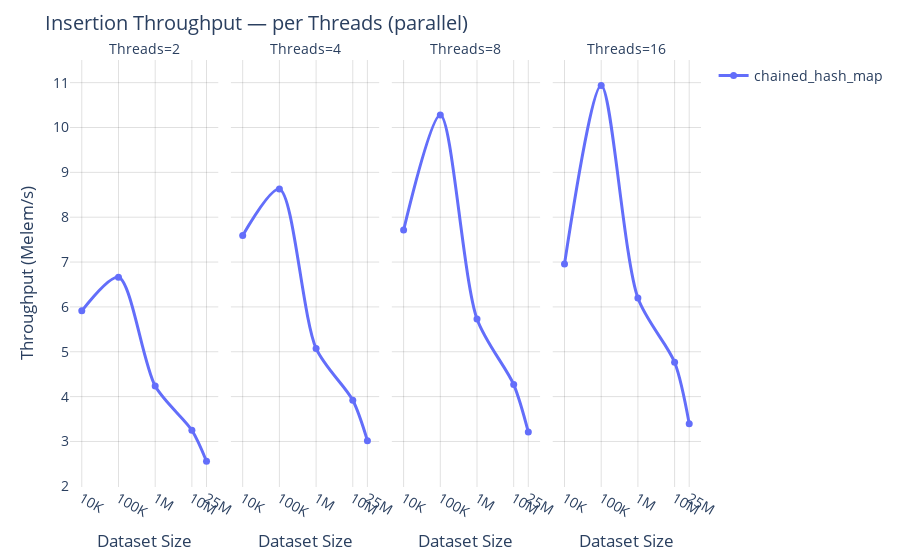
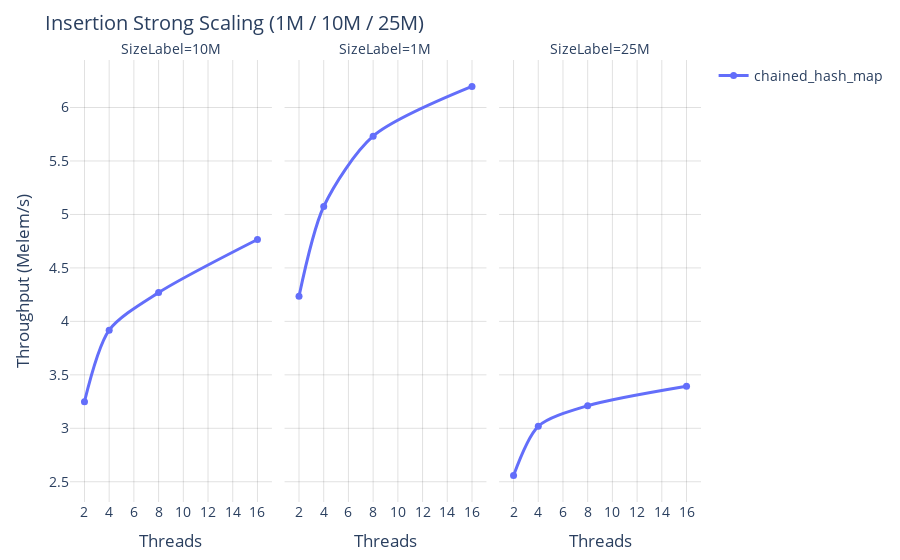
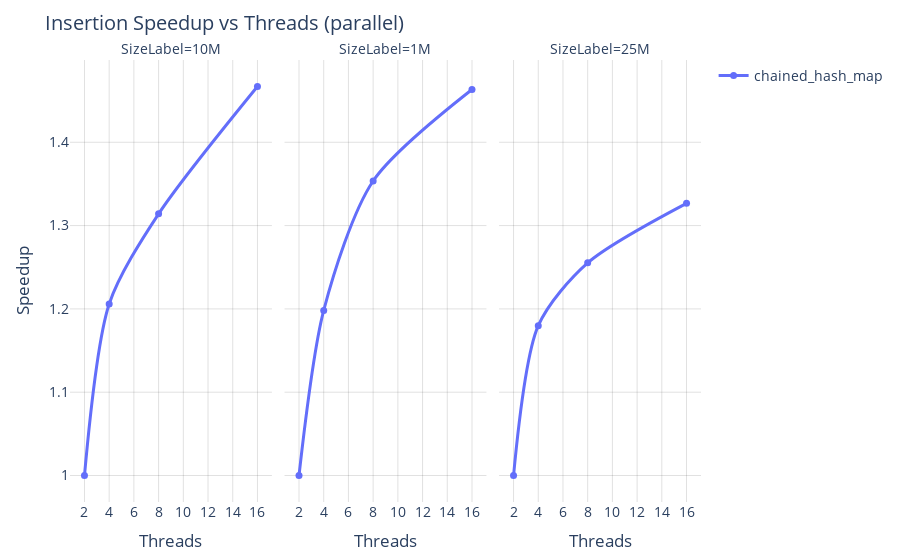
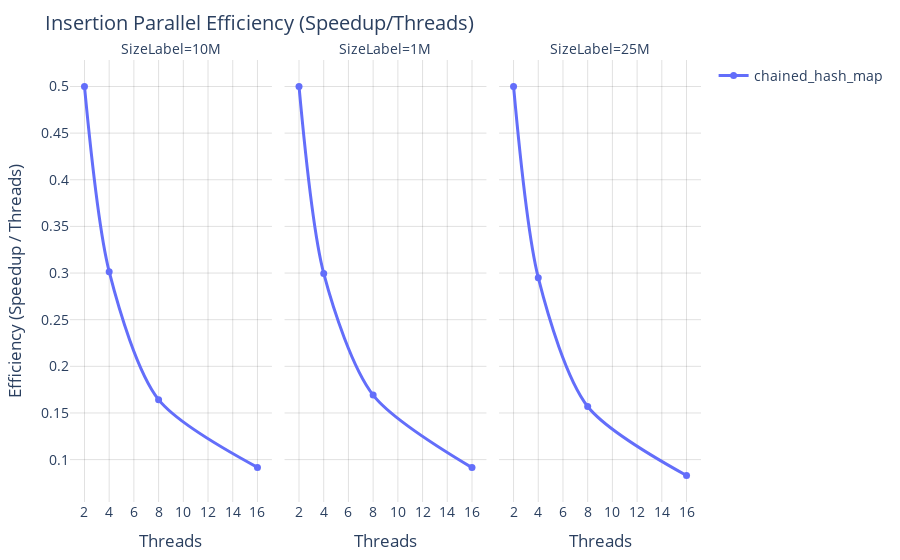

The notebook cell saved with these charts, in order:
### Code cell
src = b

# 1) Compare algorithms at each thread count, over sizes
fig1 = plot_parallel_facets_by_threads(
    src, "insertion", "Insertion Throughput — per Threads (parallel)",
    bench_type="throughput"
)
fig1.show()

# 2) Strong scaling at three big sizes
fig2 = plot_parallel_strong_scaling(
    src, "insertion", "Insertion Strong Scaling (1M / 10M / 25M)",
    bench_type="throughput", sizes=[1e6, 1e7, 2.5e7]
)
fig2.show()

# 3) Speedup vs baseline (auto: 1-thread if present else min threads)
fig3 = plot_parallel_speedup(
    src, "insertion", "Insertion Speedup vs Threads (parallel)",
    bench_type="throughput", sizes=[1e6, 1e7, 2.5e7]
)
fig3.show()

# …or efficiency:
fig4 = plot_parallel_speedup(
    src, "insertion", "Insertion Parallel Efficiency (Speedup/Threads)",
    bench_type="throughput", sizes=[1e6, 1e7, 2.5e7], show_efficiency=True
)
fig4.show()

### Figure 1 — Plotly figure (JSON) as saved in the notebook; plotly's stock layout.template omitted (floating-point values rounded to 4 significant figures)
{"data": [{"hovertemplate": "=chained_hash_map<br>Threads=2<br>Dataset Size=%{x}<br>Throughput (Melem/s)=%{y}<extra></extra>", "legendgroup": "chained_hash_map", "line": {"color": "#636efa", "dash": "solid", "shape": "spline", "smoothing": 0.8, "width": 3}, "marker": {"size": 7, "symbol": "circle"}, "mode": "lines+markers", "name": "chained_hash_map", "orientation": "v", "showlegend": true, "type": "scatter", "x": [10000, 100000, 1000000, 10000000, 25000000], "xaxis": "x", "y": [5.913, 6.66, 4.235, 3.249, 2.558], "yaxis": "y"}, {"hovertemplate": "=chained_hash_map<br>Threads=4<br>Dataset Size=%{x}<br>Throughput (Melem/s)=%{y}<extra></extra>", "legendgroup": "chained_hash_map", "line": {"color": "#636efa", "dash": "solid", "shape": "spline", "smoothing": 0.8, "width": 3}, "marker": {"size": 7, "symbol": "circle"}, "mode": "lines+markers", "name": "chained_hash_map", "orientation": "v", "showlegend": false, "type": "scatter", "x": [10000, 100000, 1000000, 10000000, 25000000], "xaxis": "x2", "y": [7.593, 8.626, 5.074, 3.918, 3.018], "yaxis": "y2"}, {"hovertemplate": "=chained_hash_map<br>Threads=8<br>Dataset Size=%{x}<br>Throughput (Melem/s)=%{y}<extra></extra>", "legendgroup": "chained_hash_map", "line": {"color": "#636efa", "dash": "solid", "shape": "spline", "smoothing": 0.8, "width": 3}, "marker": {"size": 7, "symbol": "circle"}, "mode": "lines+markers", "name": "chained_hash_map", "orientation": "v", "showlegend": false, "type": "scatter", "x": [10000, 100000, 1000000, 10000000, 25000000], "xaxis": "x3", "y": [7.713, 10.28, 5.732, 4.269, 3.211], "yaxis": "y3"}, {"hovertemplate": "=chained_hash_map<br>Threads=16<br>Dataset Size=%{x}<br>Throughput (Melem/s)=%{y}<extra></extra>", "legendgroup": "chained_hash_map", "line": {"color": "#636efa", "dash": "solid", "shape": "spline", "smoothing": 0.8, "width": 3}, "marker": {"size": 7, "symbol": "circle"}, "mode": "lines+markers", "name": "chained_hash_map", "orientation": "v", "showlegend": false, "type": "scatter", "x": [10000, 100000, 1000000, 10000000, 25000000], "xaxis": "x4", "y": [6.957, 10.94, 6.197, 4.766, 3.394], "yaxis": "y4"}], "layout": {"annotations": [{"font": {}, "showarrow": false, "text": "Threads=2", "x": 0.1175, "xanchor": "center", "xref": "paper", "y": 1, "yanchor": "bottom", "yref": "paper"}, {"font": {}, "showarrow": false, "text": "Threads=4", "x": 0.3725, "xanchor": "center", "xref": "paper", "y": 1, "yanchor": "bottom", "yref": "paper"}, {"font": {}, "showarrow": false, "text": "Threads=8", "x": 0.6275, "xanchor": "center", "xref": "paper", "y": 1, "yanchor": "bottom", "yref": "paper"}, {"font": {}, "showarrow": false, "text": "Threads=16", "x": 0.8825, "xanchor": "center", "xref": "paper", "y": 1, "yanchor": "bottom", "yref": "paper"}], "autosize": true, "font": {"size": 14}, "hovermode": "x unified", "legend": {"title": {"text": ""}, "tracegroupgap": 0}, "margin": {"b": 55, "l": 70, "r": 20, "t": 60}, "title": {"text": "Insertion Throughput — per Threads (parallel)"}, "xaxis": {"anchor": "y", "autorange": true, "domain": [0, 0.235], "gridcolor": "rgba(0, 0, 0, 0.12)", "range": [3.711, 7.687], "showgrid": true, "ticktext": ["10K", "100K", "1M", "10M", "25M"], "tickvals": [10000, 100000, 1000000, 10000000, 25000000], "title": {"text": "Dataset Size"}, "type": "log"}, "xaxis2": {"anchor": "y2", "autorange": true, "domain": [0.255, 0.49], "gridcolor": "rgba(0, 0, 0, 0.12)", "matches": "x", "range": [3.711, 7.687], "showgrid": true, "ticktext": ["10K", "100K", "1M", "10M", "25M"], "tickvals": [10000, 100000, 1000000, 10000000, 25000000], "title": {"text": "Dataset Size"}, "type": "log"}, "xaxis3": {"anchor": "y3", "autorange": true, "domain": [0.51, 0.745], "gridcolor": "rgba(0, 0, 0, 0.12)", "matches": "x", "range": [3.711, 7.687], "showgrid": true, "ticktext": ["10K", "100K", "1M", "10M", "25M"], "tickvals": [10000, 100000, 1000000, 10000000, 25000000], "title": {"text": "Dataset Size"}, "type": "log"}, "xaxis4": {"anchor": "y4", "autorange": true, "domain": [0.765, 1.0], "gridcolor": "rgba(0, 0, 0, 0.12)", "matches": "x", "range": [3.711, 7.687], "showgrid": true, "ticktext": ["10K", "100K", "1M", "10M", "25M"], "tickvals": [10000, 100000, 1000000, 10000000, 25000000], "title": {"text": "Dataset Size"}, "type": "log"}, "yaxis": {"anchor": "x", "autorange": true, "domain": [0, 1], "gridcolor": "rgba(0, 0, 0, 0.12)", "range": [1.883, 11.61], "showgrid": true, "title": {"text": "Throughput (Melem/s)"}, "type": "linear"}, "yaxis2": {"anchor": "x2", "autorange": true, "domain": [0, 1], "gridcolor": "rgba(0, 0, 0, 0.12)", "matches": "y", "range": [1.883, 11.61], "showgrid": true, "showticklabels": false, "type": "linear"}, "yaxis3": {"anchor": "x3", "autorange": true, "domain": [0, 1], "gridcolor": "rgba(0, 0, 0, 0.12)", "matches": "y", "range": [1.883, 11.61], "showgrid": true, "showticklabels": false, "type": "linear"}, "yaxis4": {"anchor": "x4", "autorange": true, "domain": [0, 1], "gridcolor": "rgba(0, 0, 0, 0.12)", "matches": "y", "range": [1.883, 11.61], "showgrid": true, "showticklabels": false, "type": "linear"}}}

### Figure 2 — Plotly figure (JSON) as saved in the notebook; plotly's stock layout.template omitted (floating-point values rounded to 4 significant figures)
{"data": [{"hovertemplate": "=chained_hash_map<br>SizeLabel=10M<br>Threads=%{x}<br>Throughput (Melem/s)=%{y}<extra></extra>", "legendgroup": "chained_hash_map", "line": {"color": "#636efa", "dash": "solid", "shape": "spline", "smoothing": 0.8, "width": 3}, "marker": {"size": 7, "symbol": "circle"}, "mode": "lines+markers", "name": "chained_hash_map", "orientation": "v", "showlegend": true, "type": "scatter", "x": [2, 4, 8, 16], "xaxis": "x", "y": [3.249, 3.918, 4.269, 4.766], "yaxis": "y"}, {"hovertemplate": "=chained_hash_map<br>SizeLabel=1M<br>Threads=%{x}<br>Throughput (Melem/s)=%{y}<extra></extra>", "legendgroup": "chained_hash_map", "line": {"color": "#636efa", "dash": "solid", "shape": "spline", "smoothing": 0.8, "width": 3}, "marker": {"size": 7, "symbol": "circle"}, "mode": "lines+markers", "name": "chained_hash_map", "orientation": "v", "showlegend": false, "type": "scatter", "x": [2, 4, 8, 16], "xaxis": "x2", "y": [4.235, 5.074, 5.732, 6.197], "yaxis": "y2"}, {"hovertemplate": "=chained_hash_map<br>SizeLabel=25M<br>Threads=%{x}<br>Throughput (Melem/s)=%{y}<extra></extra>", "legendgroup": "chained_hash_map", "line": {"color": "#636efa", "dash": "solid", "shape": "spline", "smoothing": 0.8, "width": 3}, "marker": {"size": 7, "symbol": "circle"}, "mode": "lines+markers", "name": "chained_hash_map", "orientation": "v", "showlegend": false, "type": "scatter", "x": [2, 4, 8, 16], "xaxis": "x3", "y": [2.558, 3.018, 3.211, 3.394], "yaxis": "y3"}], "layout": {"annotations": [{"font": {}, "showarrow": false, "text": "SizeLabel=10M", "x": 0.16, "xanchor": "center", "xref": "paper", "y": 1, "yanchor": "bottom", "yref": "paper"}, {"font": {}, "showarrow": false, "text": "SizeLabel=1M", "x": 0.5, "xanchor": "center", "xref": "paper", "y": 1, "yanchor": "bottom", "yref": "paper"}, {"font": {}, "showarrow": false, "text": "SizeLabel=25M", "x": 0.84, "xanchor": "center", "xref": "paper", "y": 1, "yanchor": "bottom", "yref": "paper"}], "autosize": true, "font": {"size": 14}, "hovermode": "x unified", "legend": {"title": {"text": ""}, "tracegroupgap": 0}, "margin": {"b": 55, "l": 70, "r": 20, "t": 60}, "title": {"text": "Insertion Strong Scaling (1M / 10M / 25M)"}, "xaxis": {"anchor": "y", "autorange": true, "domain": [0, 0.32], "dtick": 2, "gridcolor": "rgba(0, 0, 0, 0.12)", "range": [0.9241, 17.08], "showgrid": true, "title": {"text": "Threads"}, "type": "linear"}, "xaxis2": {"anchor": "y2", "autorange": true, "domain": [0.34, 0.66], "dtick": 2, "gridcolor": "rgba(0, 0, 0, 0.12)", "matches": "x", "range": [0.9241, 17.08], "showgrid": true, "title": {"text": "Threads"}, "type": "linear"}, "xaxis3": {"anchor": "y3", "autorange": true, "domain": [0.68, 1.0], "dtick": 2, "gridcolor": "rgba(0, 0, 0, 0.12)", "matches": "x", "range": [0.9241, 17.08], "showgrid": true, "title": {"text": "Threads"}, "type": "linear"}, "yaxis": {"anchor": "x", "autorange": true, "domain": [0, 1], "gridcolor": "rgba(0, 0, 0, 0.12)", "range": [2.272, 6.483], "showgrid": true, "title": {"text": "Throughput (Melem/s)"}, "type": "linear"}, "yaxis2": {"anchor": "x2", "autorange": true, "domain": [0, 1], "gridcolor": "rgba(0, 0, 0, 0.12)", "matches": "y", "range": [2.272, 6.483], "showgrid": true, "showticklabels": false, "type": "linear"}, "yaxis3": {"anchor": "x3", "autorange": true, "domain": [0, 1], "gridcolor": "rgba(0, 0, 0, 0.12)", "matches": "y", "range": [2.272, 6.483], "showgrid": true, "showticklabels": false, "type": "linear"}}}

### Figure 3 — Plotly figure (JSON) as saved in the notebook; plotly's stock layout.template omitted (floating-point values rounded to 4 significant figures)
{"data": [{"hovertemplate": "=chained_hash_map<br>SizeLabel=10M<br>Threads=%{x}<br>Speedup=%{y}<extra></extra>", "legendgroup": "chained_hash_map", "line": {"color": "#636efa", "dash": "solid", "shape": "spline", "smoothing": 0.8, "width": 3}, "marker": {"size": 7, "symbol": "circle"}, "mode": "lines+markers", "name": "chained_hash_map", "orientation": "v", "showlegend": true, "type": "scatter", "x": [2, 4, 8, 16], "xaxis": "x", "y": [1, 1.206, 1.314, 1.467], "yaxis": "y"}, {"hovertemplate": "=chained_hash_map<br>SizeLabel=1M<br>Threads=%{x}<br>Speedup=%{y}<extra></extra>", "legendgroup": "chained_hash_map", "line": {"color": "#636efa", "dash": "solid", "shape": "spline", "smoothing": 0.8, "width": 3}, "marker": {"size": 7, "symbol": "circle"}, "mode": "lines+markers", "name": "chained_hash_map", "orientation": "v", "showlegend": false, "type": "scatter", "x": [2, 4, 8, 16], "xaxis": "x2", "y": [1, 1.198, 1.354, 1.463], "yaxis": "y2"}, {"hovertemplate": "=chained_hash_map<br>SizeLabel=25M<br>Threads=%{x}<br>Speedup=%{y}<extra></extra>", "legendgroup": "chained_hash_map", "line": {"color": "#636efa", "dash": "solid", "shape": "spline", "smoothing": 0.8, "width": 3}, "marker": {"size": 7, "symbol": "circle"}, "mode": "lines+markers", "name": "chained_hash_map", "orientation": "v", "showlegend": false, "type": "scatter", "x": [2, 4, 8, 16], "xaxis": "x3", "y": [1, 1.18, 1.255, 1.327], "yaxis": "y3"}], "layout": {"annotations": [{"font": {}, "showarrow": false, "text": "SizeLabel=10M", "x": 0.16, "xanchor": "center", "xref": "paper", "y": 1, "yanchor": "bottom", "yref": "paper"}, {"font": {}, "showarrow": false, "text": "SizeLabel=1M", "x": 0.5, "xanchor": "center", "xref": "paper", "y": 1, "yanchor": "bottom", "yref": "paper"}, {"font": {}, "showarrow": false, "text": "SizeLabel=25M", "x": 0.84, "xanchor": "center", "xref": "paper", "y": 1, "yanchor": "bottom", "yref": "paper"}], "autosize": true, "font": {"size": 14}, "hovermode": "x unified", "legend": {"title": {"text": ""}, "tracegroupgap": 0}, "margin": {"b": 55, "l": 70, "r": 20, "t": 60}, "title": {"text": "Insertion Speedup vs Threads (parallel)"}, "xaxis": {"anchor": "y", "autorange": true, "domain": [0, 0.32], "dtick": 2, "gridcolor": "rgba(0, 0, 0, 0.12)", "range": [0.9245, 17.08], "showgrid": true, "title": {"text": "Threads"}, "type": "linear"}, "xaxis2": {"anchor": "y2", "autorange": true, "domain": [0.34, 0.66], "dtick": 2, "gridcolor": "rgba(0, 0, 0, 0.12)", "matches": "x", "range": [0.9245, 17.08], "showgrid": true, "title": {"text": "Threads"}, "type": "linear"}, "xaxis3": {"anchor": "y3", "autorange": true, "domain": [0.68, 1.0], "dtick": 2, "gridcolor": "rgba(0, 0, 0, 0.12)", "matches": "x", "range": [0.9245, 17.08], "showgrid": true, "title": {"text": "Threads"}, "type": "linear"}, "yaxis": {"anchor": "x", "autorange": true, "domain": [0, 1], "gridcolor": "rgba(0, 0, 0, 0.12)", "range": [0.9632, 1.504], "showgrid": true, "title": {"text": "Speedup"}, "type": "linear"}, "yaxis2": {"anchor": "x2", "autorange": true, "domain": [0, 1], "gridcolor": "rgba(0, 0, 0, 0.12)", "matches": "y", "range": [0.9632, 1.504], "showgrid": true, "showticklabels": false, "type": "linear"}, "yaxis3": {"anchor": "x3", "autorange": true, "domain": [0, 1], "gridcolor": "rgba(0, 0, 0, 0.12)", "matches": "y", "range": [0.9632, 1.504], "showgrid": true, "showticklabels": false, "type": "linear"}}}

### Figure 4 — Plotly figure (JSON) as saved in the notebook; plotly's stock layout.template omitted (floating-point values rounded to 4 significant figures)
{"data": [{"hovertemplate": "=chained_hash_map<br>SizeLabel=10M<br>Threads=%{x}<br>Efficiency (Speedup / Threads)=%{y}<extra></extra>", "legendgroup": "chained_hash_map", "line": {"color": "#636efa", "dash": "solid", "shape": "spline", "smoothing": 0.8, "width": 3}, "marker": {"size": 7, "symbol": "circle"}, "mode": "lines+markers", "name": "chained_hash_map", "orientation": "v", "showlegend": true, "type": "scatter", "x": [2, 4, 8, 16], "xaxis": "x", "y": [0.5, 0.3015, 0.1643, 0.09169], "yaxis": "y"}, {"hovertemplate": "=chained_hash_map<br>SizeLabel=1M<br>Threads=%{x}<br>Efficiency (Speedup / Threads)=%{y}<extra></extra>", "legendgroup": "chained_hash_map", "line": {"color": "#636efa", "dash": "solid", "shape": "spline", "smoothing": 0.8, "width": 3}, "marker": {"size": 7, "symbol": "circle"}, "mode": "lines+markers", "name": "chained_hash_map", "orientation": "v", "showlegend": false, "type": "scatter", "x": [2, 4, 8, 16], "xaxis": "x2", "y": [0.5, 0.2995, 0.1692, 0.09146], "yaxis": "y2"}, {"hovertemplate": "=chained_hash_map<br>SizeLabel=25M<br>Threads=%{x}<br>Efficiency (Speedup / Threads)=%{y}<extra></extra>", "legendgroup": "chained_hash_map", "line": {"color": "#636efa", "dash": "solid", "shape": "spline", "smoothing": 0.8, "width": 3}, "marker": {"size": 7, "symbol": "circle"}, "mode": "lines+markers", "name": "chained_hash_map", "orientation": "v", "showlegend": false, "type": "scatter", "x": [2, 4, 8, 16], "xaxis": "x3", "y": [0.5, 0.295, 0.1569, 0.08292], "yaxis": "y3"}], "layout": {"annotations": [{"font": {}, "showarrow": false, "text": "SizeLabel=10M", "x": 0.16, "xanchor": "center", "xref": "paper", "y": 1, "yanchor": "bottom", "yref": "paper"}, {"font": {}, "showarrow": false, "text": "SizeLabel=1M", "x": 0.5, "xanchor": "center", "xref": "paper", "y": 1, "yanchor": "bottom", "yref": "paper"}, {"font": {}, "showarrow": false, "text": "SizeLabel=25M", "x": 0.84, "xanchor": "center", "xref": "paper", "y": 1, "yanchor": "bottom", "yref": "paper"}], "autosize": true, "font": {"size": 14}, "hovermode": "x unified", "legend": {"title": {"text": ""}, "tracegroupgap": 0}, "margin": {"b": 55, "l": 70, "r": 20, "t": 60}, "title": {"text": "Insertion Parallel Efficiency (Speedup/Threads)"}, "xaxis": {"anchor": "y", "autorange": true, "domain": [0, 0.32], "dtick": 2, "gridcolor": "rgba(0, 0, 0, 0.12)", "range": [0.9245, 17.08], "showgrid": true, "title": {"text": "Threads"}, "type": "linear"}, "xaxis2": {"anchor": "y2", "autorange": true, "domain": [0.34, 0.66], "dtick": 2, "gridcolor": "rgba(0, 0, 0, 0.12)", "matches": "x", "range": [0.9245, 17.08], "showgrid": true, "title": {"text": "Threads"}, "type": "linear"}, "xaxis3": {"anchor": "y3", "autorange": true, "domain": [0.68, 1.0], "dtick": 2, "gridcolor": "rgba(0, 0, 0, 0.12)", "matches": "x", "range": [0.9245, 17.08], "showgrid": true, "title": {"text": "Threads"}, "type": "linear"}, "yaxis": {"anchor": "x", "autorange": true, "domain": [0, 1], "gridcolor": "rgba(0, 0, 0, 0.12)", "range": [0.05009, 0.5328], "showgrid": true, "title": {"text": "Efficiency (Speedup / Threads)"}, "type": "linear"}, "yaxis2": {"anchor": "x2", "autorange": true, "domain": [0, 1], "gridcolor": "rgba(0, 0, 0, 0.12)", "matches": "y", "range": [0.05009, 0.5328], "showgrid": true, "showticklabels": false, "type": "linear"}, "yaxis3": {"anchor": "x3", "autorange": true, "domain": [0, 1], "gridcolor": "rgba(0, 0, 0, 0.12)", "matches": "y", "range": [0.05009, 0.5328], "showgrid": true, "showticklabels": false, "type": "linear"}}}
